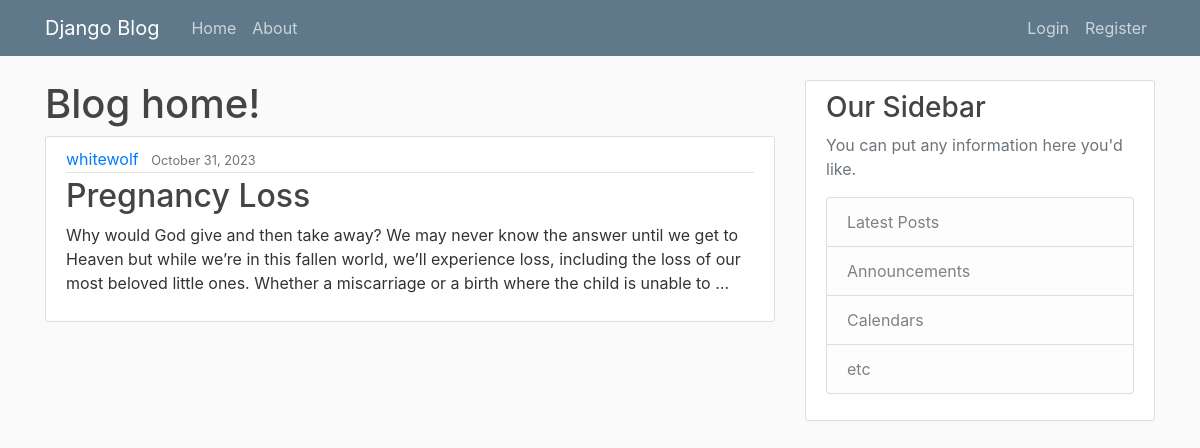
Before: / with the older database file.
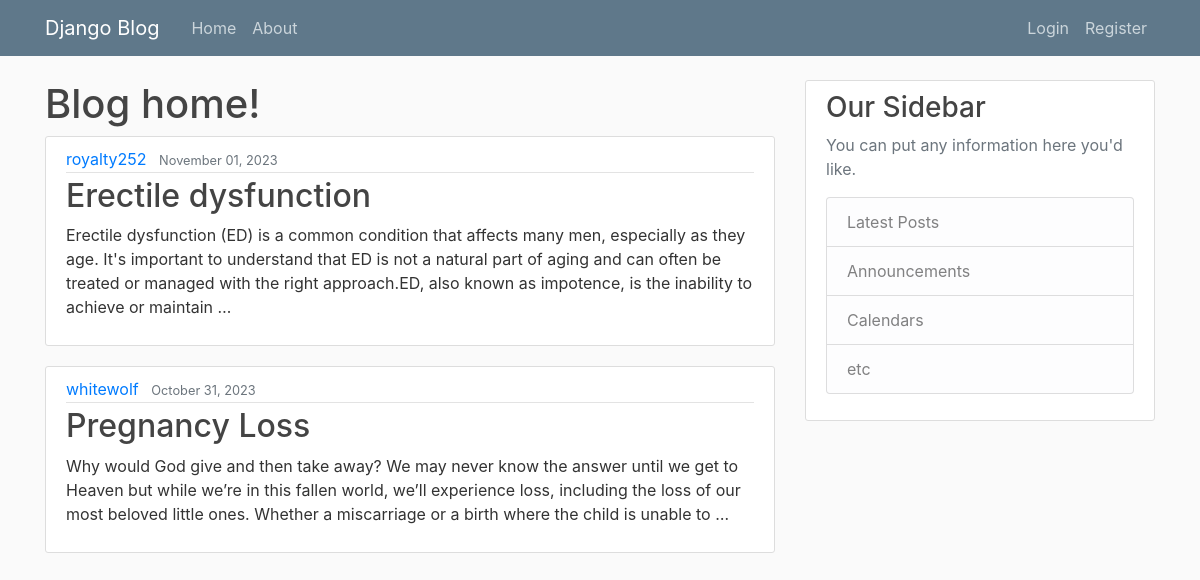
After: the same page with the newer database file.
### blog/models.py (models this page shows, shortened)
class Post(models.Model):
	title = models.CharField(max_length=100)
	content = models.TextField()
	date_posted = models.DateTimeField(default=timezone.now)
	author = models.ForeignKey(User, on_delete=models.CASCADE)  #, a ForeignKey is a field used to create a many-to-one relationship between two models in a database.

### blog/views.py (the view)
# urls.py: path('', PostListView.as_view(), name = 'blog-home'),   #searches for <app>/<model>_<viewtype>.html
class PostListView(ListView):
    model = Post
    template_name = 'blog/home.html'    #<app>/<model>_<viewtype>.html
    context_object_name = 'posts'
    ordering = ['-date_posted']   #orders the posts from oldest to newest, but if '-' then newest to oldest

### blog/templates/blog/home.html
{% extends "blog/base.html" %}
{% block content %}
  <h1>Blog home!</h1>
  {% for post in posts %}
    <article class="media content-section">
          <div class="media-body">
            <div class="article-metadata">
              <a class="mr-2" href="#">{{ post.author }}</a>
              <small class="text-muted">{{ post.date_posted|date:"F d, Y" }}</small>
            </div>
            <h2><a class="article-title" href="{% url 'post-detail' post.id %}">{{ post.title }}</a></h2>
            <p class="article-content">{{ post.content|truncatewords:50 }}</p>
          </div>
        </article>
  {% endfor %}
{% endblock content %}

### blog/templates/blog/base.html (shortened to what this page needs)
{% load static %}
<!DOCTYPE html>
<html>
<head>
    <link rel="stylesheet" href="https://maxcdn.bootstrapcdn.com/bootstrap/4.0.0/css/bootstrap.min.css">
    <link rel="stylesheet" type="text/css" href="{% static 'blog/main.css' %}">
</head>
<body>
    <header class="site-header">
      <nav class="navbar navbar-expand-md navbar-dark bg-steel fixed-top">
        <div class="container">
          <a class="navbar-brand mr-4" href="{% url 'blog-home' %}">Django Blog</a>
          <div class="collapse navbar-collapse" id="navbarToggle">
            <div class="navbar-nav mr-auto">
              <a class="nav-item nav-link" href="{% url 'blog-home' %}">Home</a>
              <a class="nav-item nav-link" href="{% url 'blog-about' %}">About</a>
            </div>
            <div class="navbar-nav">
              {% if user.is_authenticated %}
                <a class="nav-item nav-link" href="{% url 'user_profile' %}">Profile</a>
                <a class="nav-item nav-link" href="{% url 'logout' %}">Logout</a>
              {% else %}
                <a class="nav-item nav-link" href="{% url 'login' %}">Login</a>
                <a class="nav-item nav-link" href="{% url 'register' %}">Register</a>
              {% endif %}
            </div>
          </div>
        </div>
      </nav>
    </header>
    <main role="main" class="container">
      <div class="row">
        <div class="col-md-8">
          {% block content %}{% endblock %}
        </div>
        <div class="col-md-4">
          <div class="content-section">
            <h3>Our Sidebar</h3>
            <p class='text-muted'>You can put any information here you'd like.
              <ul class="list-group">
                <li class="list-group-item list-group-item-light">Latest Posts</li>
                <li class="list-group-item list-group-item-light">Announcements</li>
                <li class="list-group-item list-group-item-light">Calendars</li>
                <li class="list-group-item list-group-item-light">etc</li>
              </ul>
            </p>
          </div>
        </div>
      </div>
    </main>
</body>
</html>

### blog/static/blog/main.css (style rules this page uses)
body { background: #fafafa; color: #333333; margin-top: 5rem; }
h1, h2, h3, h4, h5, h6 { color: #444444; }
ul { margin: 0; }
.bg-steel { background-color: #5f788a; }
.site-header .navbar-nav .nav-link { color: #cbd5db; }
.content-section { background: #ffffff; padding: 10px 20px; border: 1px solid #dddddd; border-radius: 3px; margin-bottom: 20px; }
.article-title { color: #444444; }
.article-content { white-space: pre-line; }
.article-metadata { padding-bottom: 1px; margin-bottom: 4px; border-bottom: 1px solid #e3e3e3 }

Changed rows visible on the page:
added Post: author "royalty252", date_posted "November 01, 2023", title "Erectile dysfunction", content "Erectile dysfunction (ED) is a common condition that affects many men, especially as they age. It's important to understand that ED is not a natural part of aging and can often be treated or managed with the right approach.ED, also known as impotence, is the inability to achieve or maintain …"
